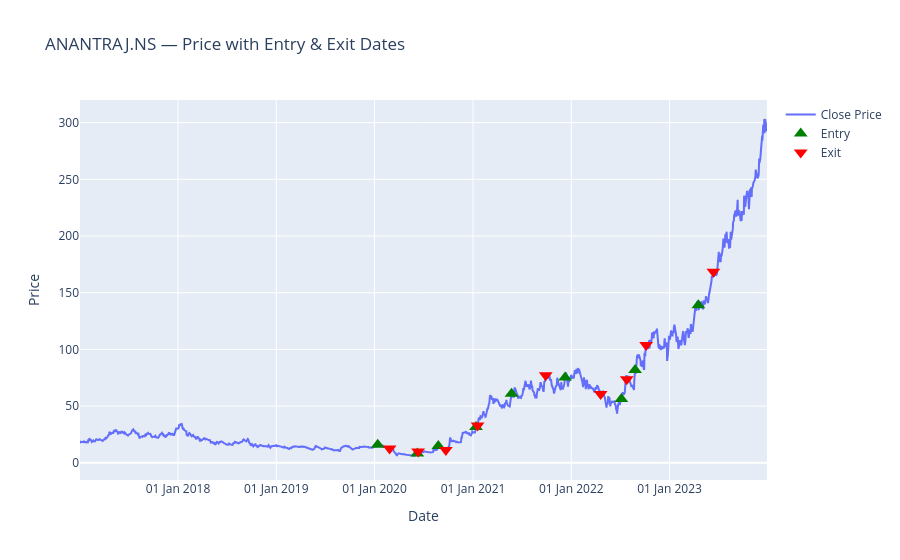

Notebook cell for this chart:
### Code cell
import plotly.graph_objects as go

fig = go.Figure()

# --- Price line ---
fig.add_trace(
    go.Scatter(
        x=close_price.index,
        y=close_price.values,
        mode="lines",
        name="Close Price",
        hovertemplate=
        "Date: %{x|%d %b %Y}<br>"
        "Price: %{y:.2f}<extra></extra>"
    )
)

# --- Entry markers ---
fig.add_trace(
    go.Scatter(
        x=entry_dates,
        y=close_price.loc[entry_dates],
        mode="markers",
        marker=dict(symbol="triangle-up", size=12, color="green"),
        name="Entry",
        hovertemplate=
        "<b>ENTRY</b><br>"
        "Date: %{x|%d %b %Y}<br>"
        "Price: %{y:.2f}<extra></extra>"
    )
)

# --- Exit markers ---
fig.add_trace(
    go.Scatter(
        x=exit_dates,
        y=close_price.loc[exit_dates],
        mode="markers",
        marker=dict(symbol="triangle-down", size=12, color="red"),
        name="Exit",
        hovertemplate=
        "<b>EXIT</b><br>"
        "Date: %{x|%d %b %Y}<br>"
        "Price: %{y:.2f}<extra></extra>"
    )
)

fig.update_layout(
    title=f"{stock} — Price with Entry & Exit Dates",
    xaxis_title="Date",
    yaxis_title="Price",
    hovermode="x unified",
    xaxis=dict(
        tickformat="%d %b %Y"   # 👈 THIS is what shows month names on axis
    )
)

fig.show()

### Figure 1 — Plotly figure (JSON) as saved in the notebook; plotly's stock layout.template omitted (floating-point values rounded to 4 significant figures; data arrays with more than 128 entries replaced by an {"elided": "..."} marker saying what was removed)
{"data": [{"hovertemplate": "Date: %{x|%d %b %Y}<br>Price: %{y:.2f}<extra></extra>", "mode": "lines", "name": "Close Price", "type": "scatter", "x": {"elided": "1729 str values"}, "y": {"elided": "1729 float values"}}, {"hovertemplate": "<b>ENTRY</b><br>Date: %{x|%d %b %Y}<br>Price: %{y:.2f}<extra></extra>", "marker": {"color": "green", "size": 12, "symbol": "triangle-up"}, "mode": "markers", "name": "Entry", "type": "scatter", "x": ["2020-01-13T00:00:00", "2020-06-08T00:00:00", "2020-08-25T00:00:00", "2021-01-12T00:00:00", "2021-05-24T00:00:00", "2021-12-09T00:00:00", "2022-07-06T00:00:00", "2022-08-26T00:00:00", "2023-04-18T00:00:00"], "y": [15.94, 8.224, 14.93, 31.55, 61, 75.35, 56.2, 81.85, 138.9]}, {"hovertemplate": "<b>EXIT</b><br>Date: %{x|%d %b %Y}<br>Price: %{y:.2f}<extra></extra>", "marker": {"color": "red", "size": 12, "symbol": "triangle-down"}, "mode": "markers", "name": "Exit", "type": "scatter", "x": ["2020-02-26T00:00:00", "2020-06-11T00:00:00", "2020-09-22T00:00:00", "2021-01-18T00:00:00", "2021-09-28T00:00:00", "2022-04-20T00:00:00", "2022-07-26T00:00:00", "2022-10-06T00:00:00", "2023-06-13T00:00:00"], "y": [12.64, 9.949, 11.32, 33, 77.3, 60.6, 73.65, 103.8, 168.6]}], "layout": {"hovermode": "x unified", "title": {"text": "ANANTRAJ.NS — Price with Entry & Exit Dates"}, "xaxis": {"tickformat": "%d %b %Y", "title": {"text": "Date"}}, "yaxis": {"title": {"text": "Price"}}}}
